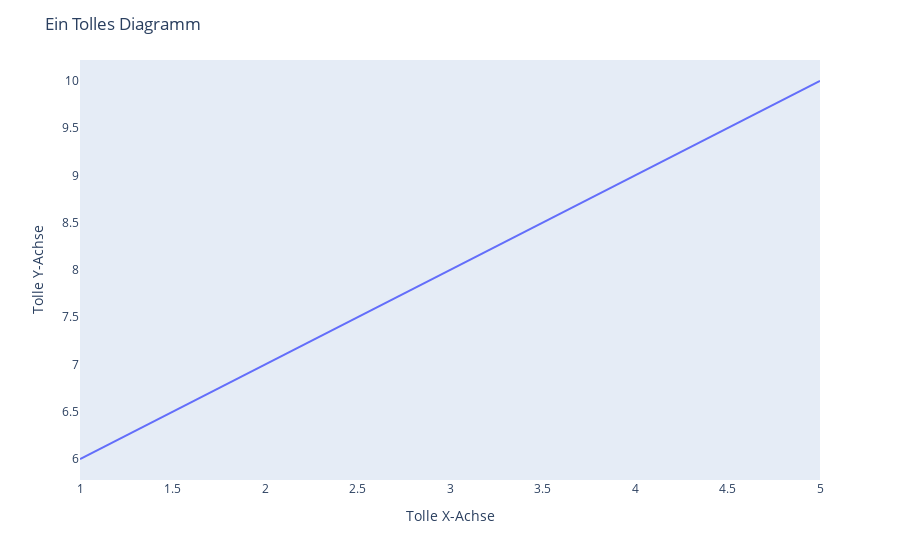

Here is the notebook cell this chart was saved with:
### Markdown cell above
# Line Charts

### Code cell


### Figure 1 — Plotly figure (JSON) as saved in the notebook; plotly's stock layout.template omitted (floating-point values rounded to 4 significant figures)
{"data": [{"hovertemplate": "x=%{x}<br>y=%{y}<extra></extra>", "legendgroup": "", "line": {"color": "#636efa", "dash": "solid"}, "marker": {"symbol": "circle"}, "mode": "lines", "name": "", "orientation": "v", "showlegend": false, "type": "scatter", "x": [1, 2, 3, 4, 5], "xaxis": "x", "y": [6, 7, 8, 9, 10], "yaxis": "y"}], "layout": {"legend": {"tracegroupgap": 0}, "margin": {"t": 60}, "title": {"text": "Ein Tolles Diagramm"}, "xaxis": {"anchor": "y", "domain": [0, 1], "gridcolor": "green", "gridwidth": 5, "showgrid": false, "title": {"text": "Tolle X-Achse"}}, "yaxis": {"anchor": "x", "domain": [0, 1], "gridcolor": "red", "gridwidth": 5, "showgrid": false, "title": {"text": "Tolle Y-Achse"}}}}
